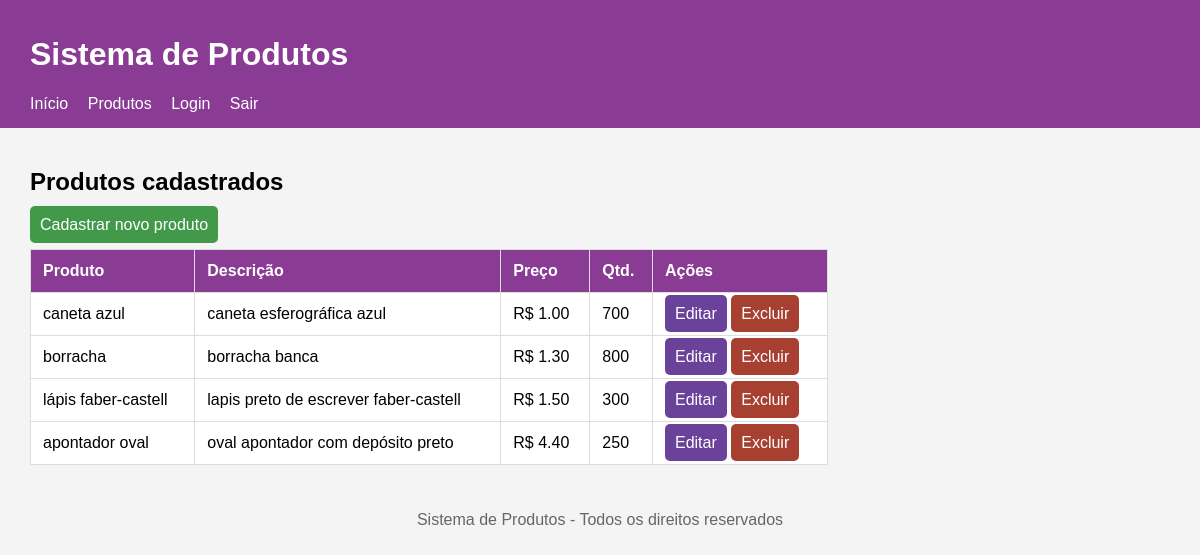
The page /produtos/listar.php (signed in) on the database as committed earlier.
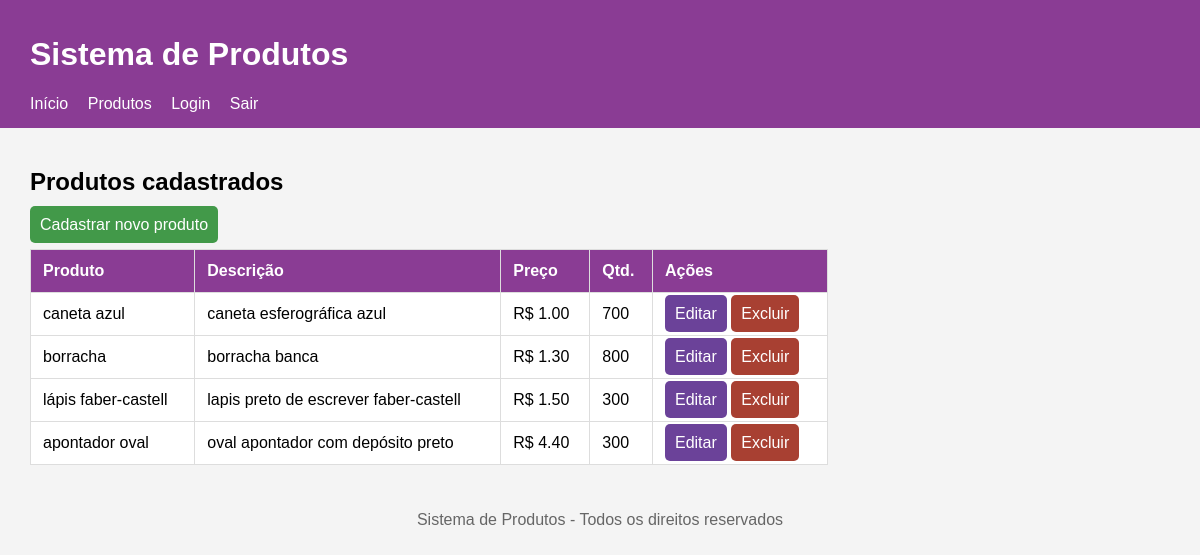
The same page on the database as committed later.
### tables this page shows
CREATE TABLE `produtos` (
  `id` int(11) NOT NULL,
  `nome` varchar(100) NOT NULL,
  `descricao` varchar(255) NOT NULL,
  `preco` decimal(10,2) NOT NULL,
  `quantidade` int(11) NOT NULL
);

### produtos/listar.php (the view, shortened to what this page needs)
<?php
require __DIR__ . '/../conexao.php';
$sql = "SELECT * FROM produtos";
$resultado = mysqli_query($conexao, $sql);
?>
<?php require __DIR__ . '/../cabecalho.php'; ?>
<main>
    <h2>Produtos cadastrados</h2>
    <a class="butao" href="cadastrar.php">Cadastrar novo produto</a>
    <div class="tabela">
        <table>
            <tr>
                <th>Produto</th>
                <th>Descrição</th>
                <th>Preço</th>
                <th>Qtd.</th>
                <th>Ações</th>
            </tr>
            <?php while ($produto = mysqli_fetch_assoc($resultado)) { ?>
                <tr>
                    <td><?php echo $produto['nome']; ?></td>
                    <td><?php echo $produto['descricao']; ?></td>
                    <td>R$ <?php echo $produto['preco']; ?></td>
                    <td><?php echo $produto['quantidade']; ?></td>
                    <td>
                        <a class="butaoedit" href="atualizar.php?id=<?php echo $produto['id'];
                        ?>">Editar</a>
                        <a class="butaoexc" href="excluir.php?id=<?php echo $produto['id'];
                        ?>">Excluir</a>
                    </td>
                </tr>
            <?php } ?>
        </table>
    </div>
</main>
<?php require __DIR__ . '/../rodape.php'; ?>

Rows that differ between the two databases and show on the page:
changed produtos "apontador oval": quantidade "250" → "300"
